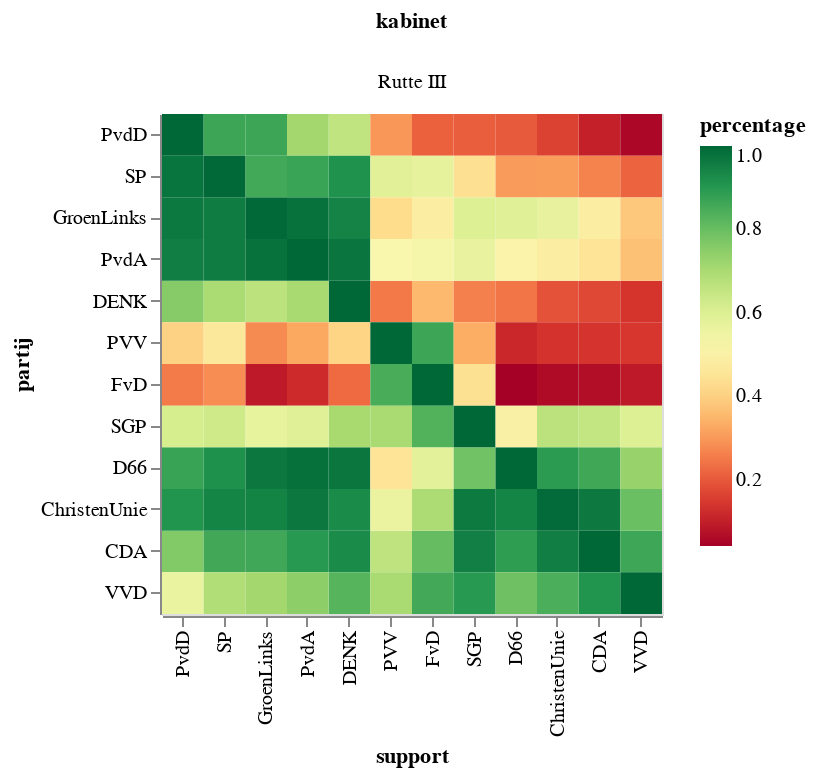

This figure's notebook cell:
### Code cell
stem_perc = stem_perc[stem_perc['support'].isin(parties)]
stem_perc = stem_perc[stem_perc['partij'].isin(parties)]

alt.Chart(stem_perc,height=250,width=250).mark_rect().encode(
    column = 'kamer',
    x=alt.X('support:N', sort=list(parties)),
    y=alt.Y('partij:N', sort=list(parties)),
    color=alt.Color('percentage', scale=alt.Scale(scheme='redyellowgreen'))
).transform_filter(alt.FieldOneOfPredicate(field='kamer', oneOf=['Rutte III']))#.properties(width=200)

### Figure 1 — Vega-Lite specification as saved in the notebook (floating-point values rounded to 4 significant figures; data arrays with more than 128 entries replaced by an {"elided": "..."} marker saying what was removed)
{"config": {"view": {"continuousWidth": 400, "continuousHeight": 300}}, "data": {"name": "data-058c4b7291557cc00721ea2e05881ada"}, "mark": "rect", "encoding": {"color": {"type": "quantitative", "field": "percentage", "scale": {"scheme": "redyellowgreen"}}, "column": {"type": "nominal", "field": "kabinet"}, "x": {"type": "nominal", "field": "support", "sort": ["PvdD", "SP", "GroenLinks", "PvdA", "DENK", "PVV", "FvD", "SGP", "D66", "ChristenUnie", "CDA", "VVD"]}, "y": {"type": "nominal", "field": "partij", "sort": ["PvdD", "SP", "GroenLinks", "PvdA", "DENK", "PVV", "FvD", "SGP", "D66", "ChristenUnie", "CDA", "VVD"]}}, "height": 250, "transform": [{"filter": {"field": "kabinet", "oneOf": ["Rutte III"]}}], "width": 250, "$schema": "https://vega.github.io/schema/vega-lite/v4.8.1.json", "datasets": {"data-058c4b7291557cc00721ea2e05881ada": {"elided": "488 records"}}}
